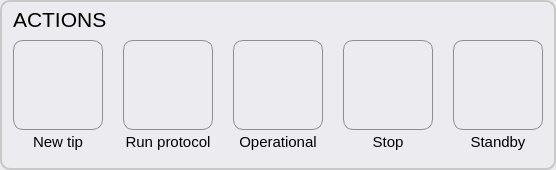
                    <widget class="QGroupBox" name="groupBox_action">
                     <property name="sizePolicy">
                      <sizepolicy hsizetype="Preferred" vsizetype="Expanding">
                       <horstretch>0</horstretch>
                       <verstretch>0</verstretch>
                      </sizepolicy>
                     </property>
                     <property name="minimumSize">
                      <size>
                       <width>280</width>
                       <height>170</height>
                      </size>
                     </property>
                     <property name="maximumSize">
                      <size>
                       <width>16777215</width>
                       <height>16777215</height>
                      </size>
                     </property>
                     <property name="styleSheet">
                      <string notr="true">QGroupBox { 
     border: 2px solid  rgb(200, 200, 200); ; 
     border-radius: 10px; 
    color: rgb(80, 80, 80);
    background-color: rgb(235, 235, 240);
 } 

 QPushButton {
     border: 1px solid #8f8f91;
     border-radius: 10px;
     background-color: qlineargradient(x1: 0, y1: 0, x2: 0, y2: 1,
                                       stop: 0 #f6f7fa, stop: 1 #dadbde);

 }

QPushButton:focus:pressed{
     background-color: qlineargradient(x1: 0, y1: 0, x2: 0, y2: 1,
                                       stop: 0 #F0F0FF, stop: 1 #f6f7fa);
 }

 QPushButton:hover {
     background-color: qlineargradient(x1: 0, y1: 0, x2: 0, y2: 1,
                                       stop: 0 #f6f7fa, stop: 1 #F0F0FF);
 }

QPushButton:disabled{ background-color: #CCCCCC; }

 QPushButton:flat {
     border: none; /* no border for a flat push button */
 }

 QPushButton:default {
     border-color: navy; /* make the default button prominent */
 }</string>
                     </property>
                     <property name="title">
                      <string/>
                     </property>
                     <property name="flat">
                      <bool>false</bool>
                     </property>
                     <layout class="QGridLayout" name="gridLayout_22">
                      <property name="topMargin">
                       <number>0</number>
                      </property>
                      <property name="bottomMargin">
                       <number>0</number>
                      </property>
                      <property name="horizontalSpacing">
                       <number>20</number>
                      </property>
                      <property name="verticalSpacing">
                       <number>3</number>
                      </property>
                      <item row="1" column="0" colspan="3">
                       <widget class="QLabel" name="label_action_title">
                        <property name="minimumSize">
                         <size>
                          <width>0</width>
                          <height>0</height>
                         </size>
                        </property>
                        <property name="font">
                         <font>
                          <pointsize>16</pointsize>
                         </font>
                        </property>
                        <property name="styleSheet">
                         <string notr="true"/>
                        </property>
                        <property name="text">
                         <string>ACTIONS</string>
                        </property>
                        <property name="alignment">
                         <set>Qt::AlignLeading|Qt::AlignLeft|Qt::AlignVCenter</set>
                        </property>
                       </widget>
                      </item>
                      <item row="4" column="0">
                       <widget class="QLabel" name="label_action_newtip">
                        <property name="font">
                         <font>
                          <pointsize>11</pointsize>
                         </font>
                        </property>
                        <property name="styleSheet">
                         <string notr="true"/>
                        </property>
                        <property name="text">
                         <string>New tip</string>
                        </property>
                        <property name="alignment">
                         <set>Qt::AlignHCenter|Qt::AlignTop</set>
                        </property>
                       </widget>
                      </item>
                      <item row="3" column="1">
                       <widget class="QPushButton" name="pushButton_runMacro">
                        <property name="minimumSize">
                         <size>
                          <width>90</width>
                          <height>90</height>
                         </size>
                        </property>
                        <property name="toolTip">
                         <string>&lt;html&gt;&lt;head/&gt;&lt;body&gt;&lt;p&gt;Start the last protocol loaded in the &lt;span style=&quot; font-style:italic;&quot;&gt;Editor&lt;/span&gt; window&lt;/p&gt;&lt;/body&gt;&lt;/html&gt;</string>
                        </property>
                        <property name="whatsThis">
                         <string>&lt;html&gt;&lt;head/&gt;&lt;body&gt;&lt;p&gt;Run macro runs the macro that can be loaded in the tools window&lt;/p&gt;&lt;/body&gt;&lt;/html&gt;</string>
                        </property>
                        <property name="styleSheet">
                         <string notr="true"/>
                        </property>
                        <property name="text">
                         <string/>
                        </property>
                        <property name="icon">
                         <iconset resource="resources.qrc">
                          <normaloff>:/icons/play.png</normaloff>:/icons/play.png</iconset>
                        </property>
                        <property name="iconSize">
                         <size>
                          <width>60</width>
                          <height>60</height>
                         </size>
                        </property>
                       </widget>
                      </item>
                      <item row="3" column="2">
                       <widget class="QPushButton" name="pushButton_operational">
                        <property name="minimumSize">
                         <size>
                          <width>90</width>
                          <height>90</height>
                         </size>
                        </property>
                        <property name="toolTip">
                         <string>&lt;html&gt;&lt;head/&gt;&lt;body&gt;&lt;p&gt;Set all the values of the delivery zone back to 100 %&lt;/p&gt;&lt;/body&gt;&lt;/html&gt;</string>
                        </property>
                        <property name="whatsThis">
                         <string>&lt;html&gt;&lt;head/&gt;&lt;body&gt;&lt;p&gt;Operational mode button, it runs the following commands: &lt;br/&gt;&lt;br/&gt;allOff()&lt;br/&gt;setVswitch(-115)&lt;br/&gt;setVrecirc(-115)&lt;br/&gt;sleep(5)&lt;br/&gt;setPoff(21)&lt;br/&gt;setPon(190)&lt;br/&gt;
&lt;/p&gt;&lt;/body&gt;&lt;/html&gt;</string>
                        </property>
                        <property name="styleSheet">
                         <string notr="true"/>
                        </property>
                        <property name="text">
                         <string/>
                        </property>
                        <property name="icon">
                         <iconset resource="resources.qrc">
                          <normaloff>:/icons/run.png</normaloff>:/icons/run.png</iconset>
                        </property>
                        <property name="iconSize">
                         <size>
                          <width>60</width>
                          <height>60</height>
                         </size>
                        </property>
                       </widget>
                      </item>
                      <item row="3" column="3">
                       <widget class="QPushButton" name="pushButton_stop">
                        <property name="enabled">
                         <bool>true</bool>
                        </property>
                        <property name="minimumSize">
                         <size>
                          <width>90</width>
                          <height>90</height>
                         </size>
                        </property>
                        <property name="toolTip">
                         <string>&lt;html&gt;&lt;head/&gt;&lt;body&gt;&lt;p&gt;Set all the delivery zone value to 0 % and depressurizes the system&lt;/p&gt;&lt;/body&gt;&lt;/html&gt;</string>
                        </property>
                        <property name="whatsThis">
                         <string>&lt;html&gt;&lt;head/&gt;&lt;body&gt;&lt;p&gt;Stop button, it runs the following commands: &lt;br/&gt;&lt;br/&gt;
closeAllValves()&lt;br/&gt;
&lt;/p&gt;&lt;/body&gt;&lt;/html&gt;</string>
                        </property>
                        <property name="styleSheet">
                         <string notr="true"/>
                        </property>
                        <property name="text">
                         <string/>
                        </property>
                        <property name="icon">
                         <iconset resource="resources.qrc">
                          <normaloff>:/icons/stop.png</normaloff>:/icons/stop.png</iconset>
                        </property>
                        <property name="iconSize">
                         <size>
                          <width>60</width>
                          <height>60</height>
                         </size>
                        </property>
                       </widget>
                      </item>
                      <item row="3" column="0">
                       <widget class="QPushButton" name="pushButton_newTip">
                        <property name="minimumSize">
                         <size>
                          <width>90</width>
                          <height>90</height>
                         </size>
                        </property>
                        <property name="toolTip">
                         <string>&lt;html&gt;&lt;head/&gt;&lt;body&gt;&lt;p&gt;Initiate the preparation of the BioPen system for operation&lt;/p&gt;&lt;/body&gt;&lt;/html&gt;</string>
                        </property>
                        <property name="styleSheet">
                         <string notr="true"/>
                        </property>
                        <property name="text">
                         <string/>
                        </property>
                        <property name="icon">
                         <iconset resource="resources.qrc">
                          <normaloff>:/icons/newTip.png</normaloff>:/icons/newTip.png</iconset>
                        </property>
                        <property name="iconSize">
                         <size>
                          <width>60</width>
                          <height>60</height>
                         </size>
                        </property>
                        <property name="checkable">
                         <bool>false</bool>
                        </property>
                       </widget>
                      </item>
                      <item row="4" column="4">
                       <widget class="QLabel" name="label_action_standby">
                        <property name="font">
                         <font>
                          <pointsize>11</pointsize>
                         </font>
                        </property>
                        <property name="styleSheet">
                         <string notr="true"/>
                        </property>
                        <property name="text">
                         <string>Standby</string>
                        </property>
                        <property name="alignment">
                         <set>Qt::AlignHCenter|Qt::AlignTop</set>
                        </property>
                       </widget>
                      </item>
                      <item row="4" column="2">
                       <widget class="QLabel" name="label_action_operational">
                        <property name="font">
                         <font>
                          <pointsize>11</pointsize>
                         </font>
                        </property>
                        <property name="styleSheet">
                         <string notr="true"/>
                        </property>
                        <property name="text">
                         <string>Operational</string>
                        </property>
                        <property name="alignment">
                         <set>Qt::AlignHCenter|Qt::AlignTop</set>
                        </property>
                       </widget>
                      </item>
                      <item row="4" column="1">
                       <widget class="QLabel" name="label_runMacro">
                        <property name="font">
                         <font>
                          <pointsize>11</pointsize>
                         </font>
                        </property>
                        <property name="styleSheet">
                         <string notr="true"/>
                        </property>
                        <property name="text">
                         <string>Run protocol</string>
                        </property>
                        <property name="alignment">
                         <set>Qt::AlignHCenter|Qt::AlignTop</set>
                        </property>
                       </widget>
                      </item>
                      <item row="3" column="4">
                       <widget class="QPushButton" name="pushButton_standby">
                        <property name="minimumSize">
                         <size>
                          <width>90</width>
                          <height>90</height>
                         </size>
                        </property>
                        <property name="toolTip">
                         <string>&lt;html&gt;&lt;head/&gt;&lt;body&gt;&lt;p&gt;Set all the delivery zone values to a holding level&lt;/p&gt;&lt;/body&gt;&lt;/html&gt;</string>
                        </property>
                        <property name="whatsThis">
                         <string>&lt;html&gt;&lt;head/&gt;&lt;body&gt;&lt;p&gt;Shutdown button, it runs the following commands: &lt;br/&gt;&lt;br/&gt;
allOff()&lt;br/&gt;
setPon(0)&lt;br/&gt;
setPoff(0)&lt;br/&gt;
sleep(10)&lt;br/&gt;
setVswitch(0)&lt;br/&gt;
setVrecirc(0)&lt;br/&gt;
sleep(15)&lt;br/&gt;
pumpsOff()&lt;br/&gt;
&lt;/p&gt;&lt;/body&gt;&lt;/html&gt;</string>
                        </property>
                        <property name="styleSheet">
                         <string notr="true"/>
                        </property>
                        <property name="text">
                         <string/>
                        </property>
                        <property name="icon">
                         <iconset resource="resources.qrc">
                          <normaloff>:/icons/standby.png</normaloff>:/icons/standby.png</iconset>
                        </property>
                        <property name="iconSize">
                         <size>
                          <width>60</width>
                          <height>60</height>
                         </size>
                        </property>
                        <property name="checkable">
                         <bool>false</bool>
                        </property>
                        <property name="checked">
                         <bool>false</bool>
                        </property>
                       </widget>
                      </item>
                      <item row="4" column="3">
                       <widget class="QLabel" name="label_action_stop">
                        <property name="font">
                         <font>
                          <pointsize>11</pointsize>
                         </font>
                        </property>
                        <property name="styleSheet">
                         <string notr="true"/>
                        </property>
                        <property name="text">
                         <string>Stop</string>
                        </property>
                        <property name="alignment">
                         <set>Qt::AlignHCenter|Qt::AlignTop</set>
                        </property>
                       </widget>
                      </item>
                     </layout>
                    </widget>
